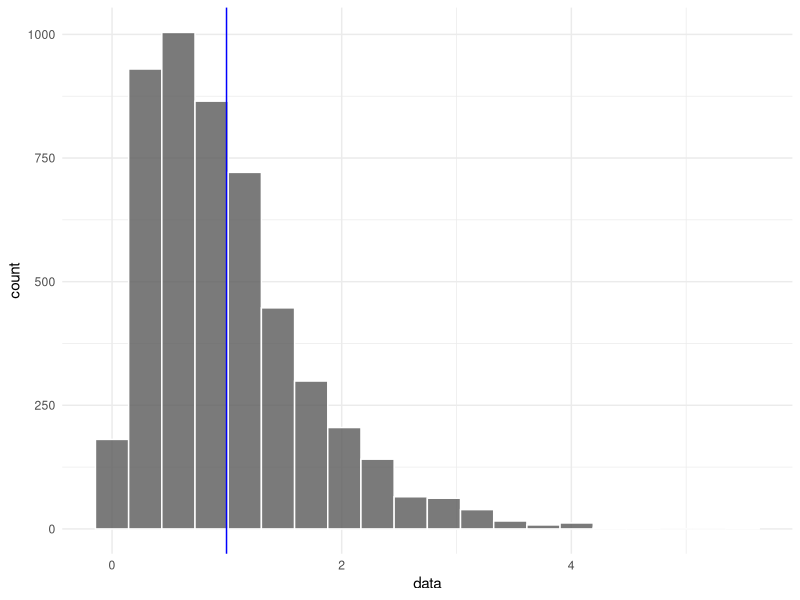
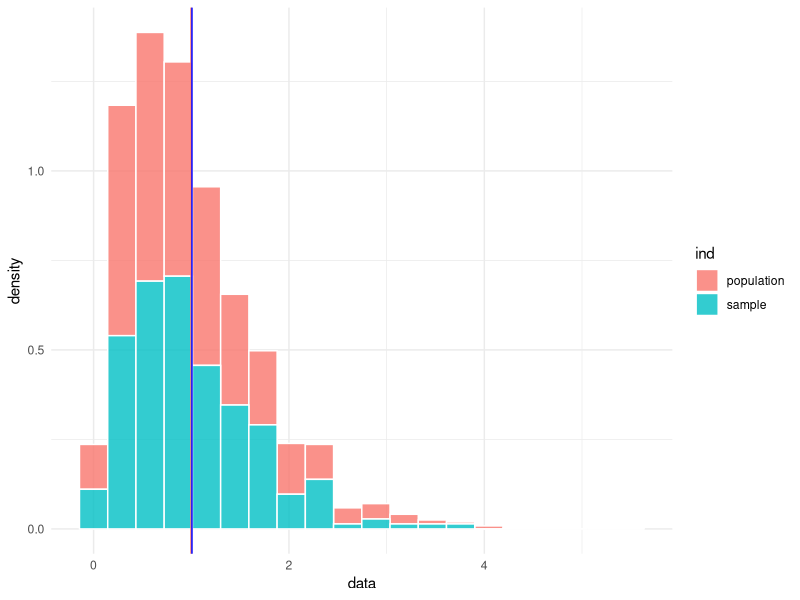
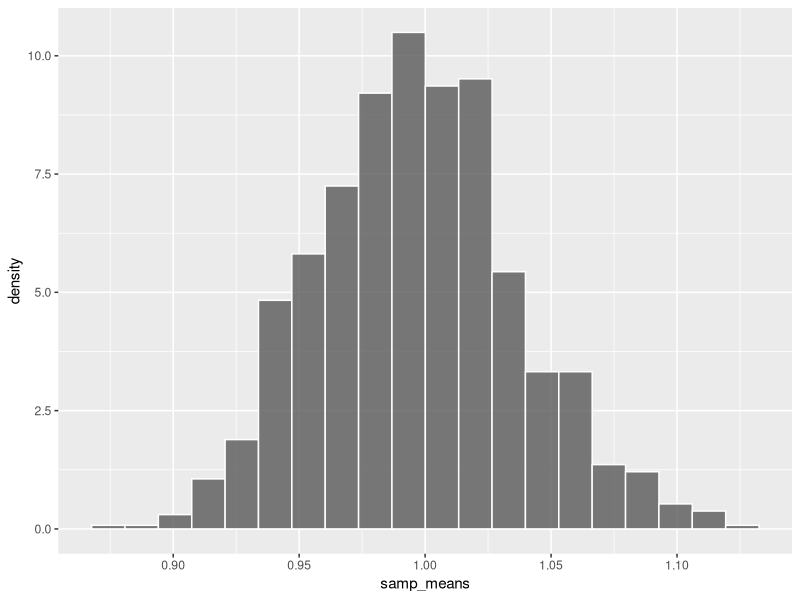
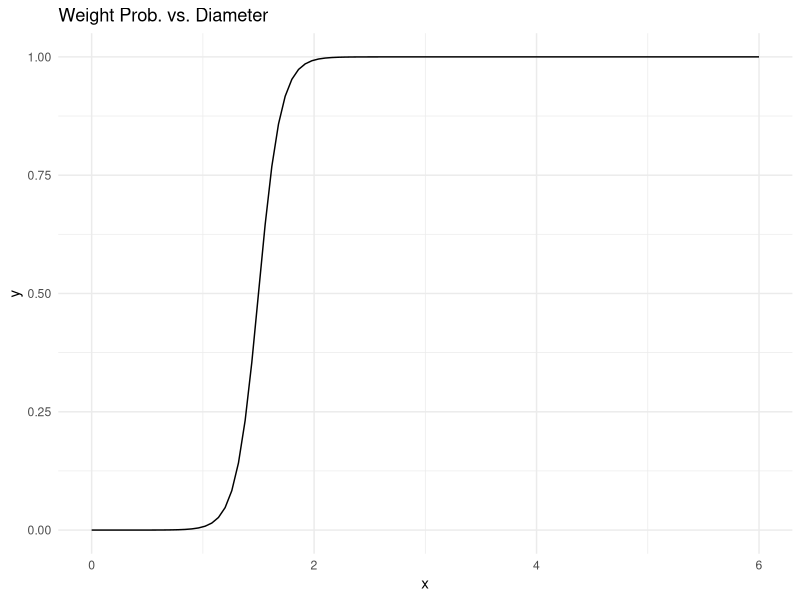
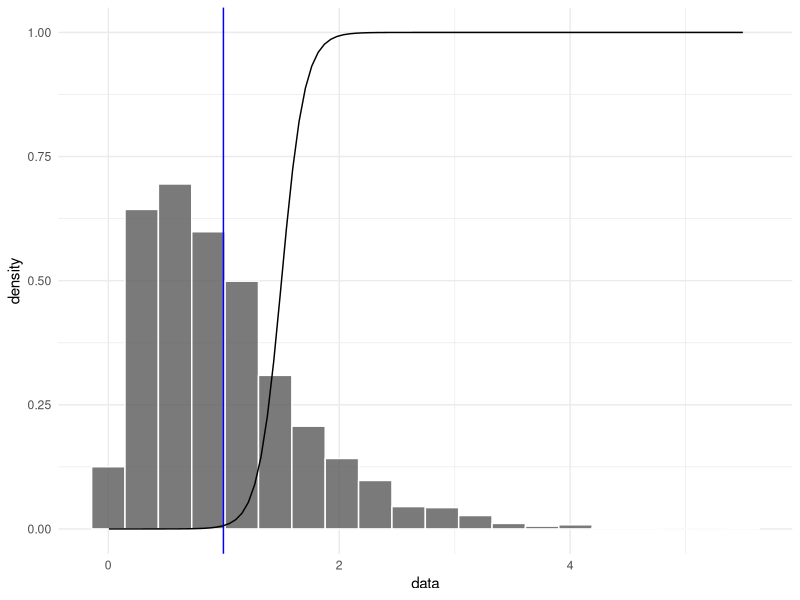
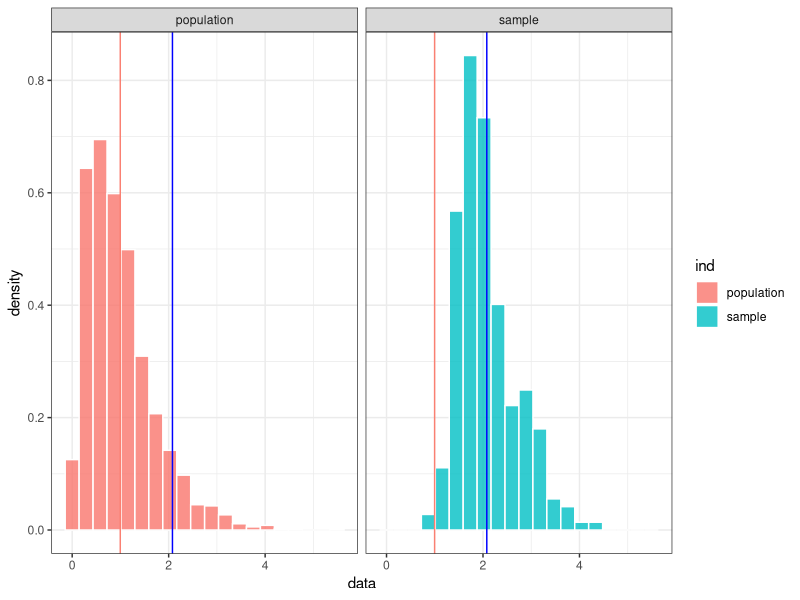

R code for these plots, in order:
library(tidyverse)

## CONSTRUCT THE POPULATION
set.seed(40221)
population <- data.frame(
  data = rgamma(5000, 2, scale = 1/2),
  seed = 1:5000
)

mean_pop_diameter <- mean(population$data)
mean_pop_diameter

std_dev_pop_diameter <- sd(population$data)
std_dev_pop_diameter

population %>% 
  ggplot(aes(x = data)) + 
  geom_histogram(bins = 20, col = "white", alpha = 0.8) +
  geom_vline(xintercept = mean_pop_diameter,
             col = "blue") + 
  theme_minimal()


## DRAW A SAMPLE
set.seed(40221) # for reproducibility
sample <- population %>% slice_sample(n = 250)

mean_sample_diameter <- mean(sample$data)
mean_sample_diameter


rbind(sample, population) %>% 
  mutate(
    ind = c(rep("sample", 250), rep("population", 5000))
  ) %>%
  ggplot(aes(x = data)) + 
  geom_histogram(aes(y = after_stat(density), fill = ind),
                 bins = 20, alpha = 0.8, col = 'white') +
  geom_vline(xintercept = mean_pop_diameter,
             col = "salmon") + 
  geom_vline(xintercept = mean_sample_diameter,
             col = "blue") + 
  theme_minimal()

## TAKE 1000 SAMPLES OF SIZE 300

B <- 1000
samp_means <- c()
for(k in 1:B){
  temp_samp <- population %>% slice_sample(n = 300)
  samp_means <- c(samp_means, mean(temp_samp$data))
}

mean(samp_means) - mean_pop_diameter
sd(samp_means)

data.frame(samp_means) %>%
  ggplot(aes(x = samp_means)) +
  geom_histogram(aes(y = after_stat(density)),
                     col = "white", alpha = 0.8,
                 bins = 20)

## NOW, SAMPLE ACCORDING TO A BIASED SCHEME
## SMALLER SEEDS HAVE A LOWER CHANCE OF BEING INCLUDED

population_mod1 <- population

weight_fnt <- function(x, r = 10, c = 1.5) {
  return(1 / (1 + exp(-r * (x - c))))
}

grid <- seq(0, 6, length = 100)

weight_df <- data.frame(
  `seed diameter` = grid,
  weight = weight_fnt(grid)
)

data.frame(x = 0:6) %>%
  ggplot(aes(x = x)) +
  stat_function(fun = weight_fnt) +
  theme_minimal() +
  ggtitle("Weight Prob. vs. Diameter")

population %>% 
  ggplot(aes(x = data)) + 
  geom_histogram(aes(y = after_stat(density)),
                 bins = 20, col = "white", alpha = 0.8) +
  geom_vline(xintercept = mean_pop_diameter,
             col = "blue") + 
  theme_minimal() + 
  stat_function(fun = weight_fnt) 

population_mod1 <- population_mod1 %>%
  mutate(
    weight = weight_fnt(data)
  )

set.seed(40721)
sample2 <- population_mod1 %>% slice_sample(n = 250, 
                                            weight_by = weight)

mean_sample2_diameter <- mean(sample2$data)
mean_sample2_diameter

mean_pop2_diameter <- mean(population_mod1$data)

rbind(sample2, population_mod1) %>% 
  mutate(
    ind = c(rep("sample", 250), rep("population", 5000))
  ) %>%
  ggplot(aes(x = data)) + 
  geom_histogram(aes(y = after_stat(density), fill = ind),
                 bins = 20, alpha = 0.8, col = 'white') +
  geom_vline(xintercept = mean_pop2_diameter,
             col = "salmon") + 
  geom_vline(xintercept = mean_sample2_diameter,
             col = "blue") + 
  facet_wrap(~ind) +
  theme_bw()


B <- 1000
samp_means2 <- c()
for(k in 1:B){
  temp_samp <- population_mod1 %>% slice_sample(n = 300)
  samp_means2 <- c(samp_means2, mean(temp_samp$data))
}

mean(samp_means2) - mean(population_mod1$data)